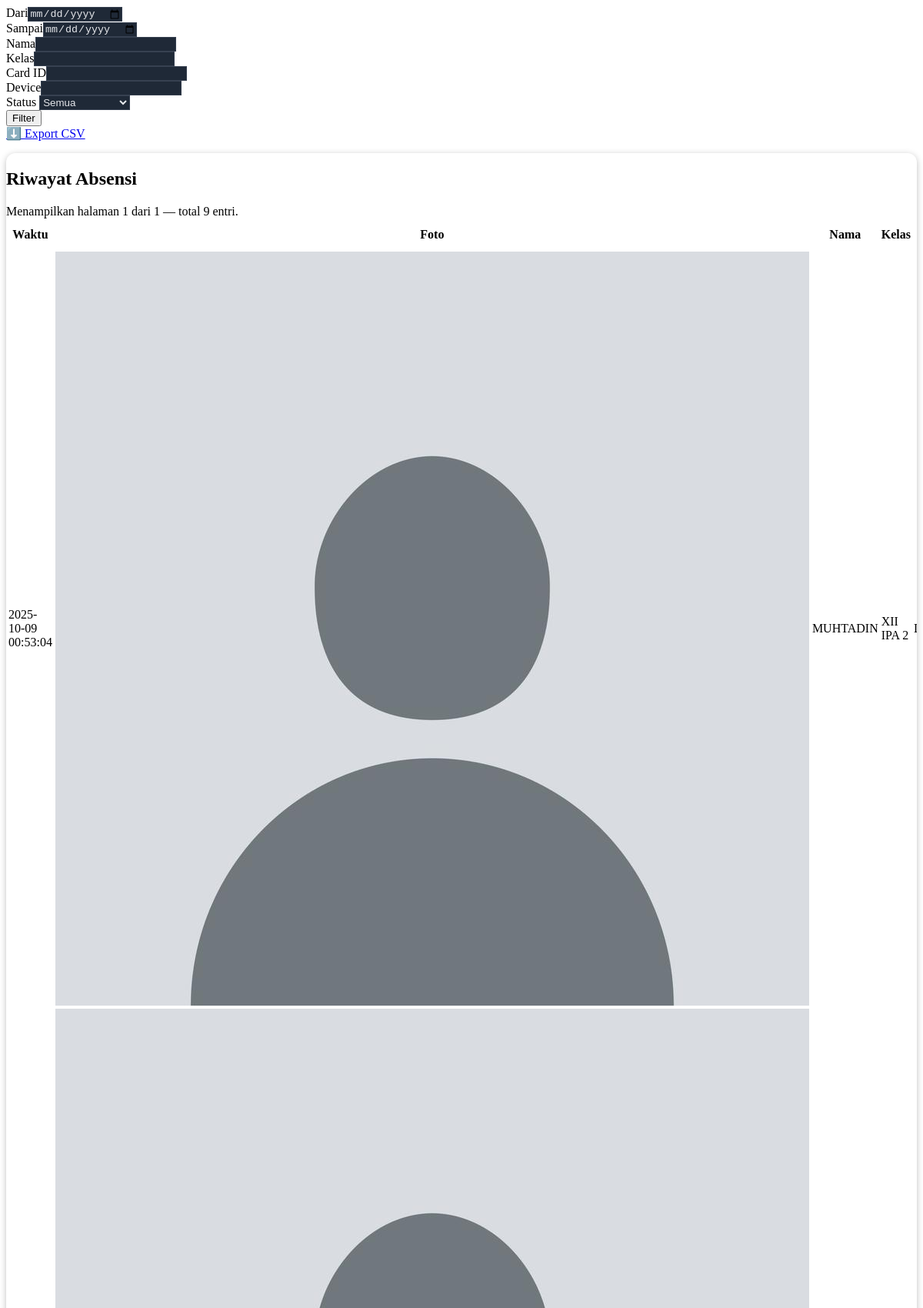
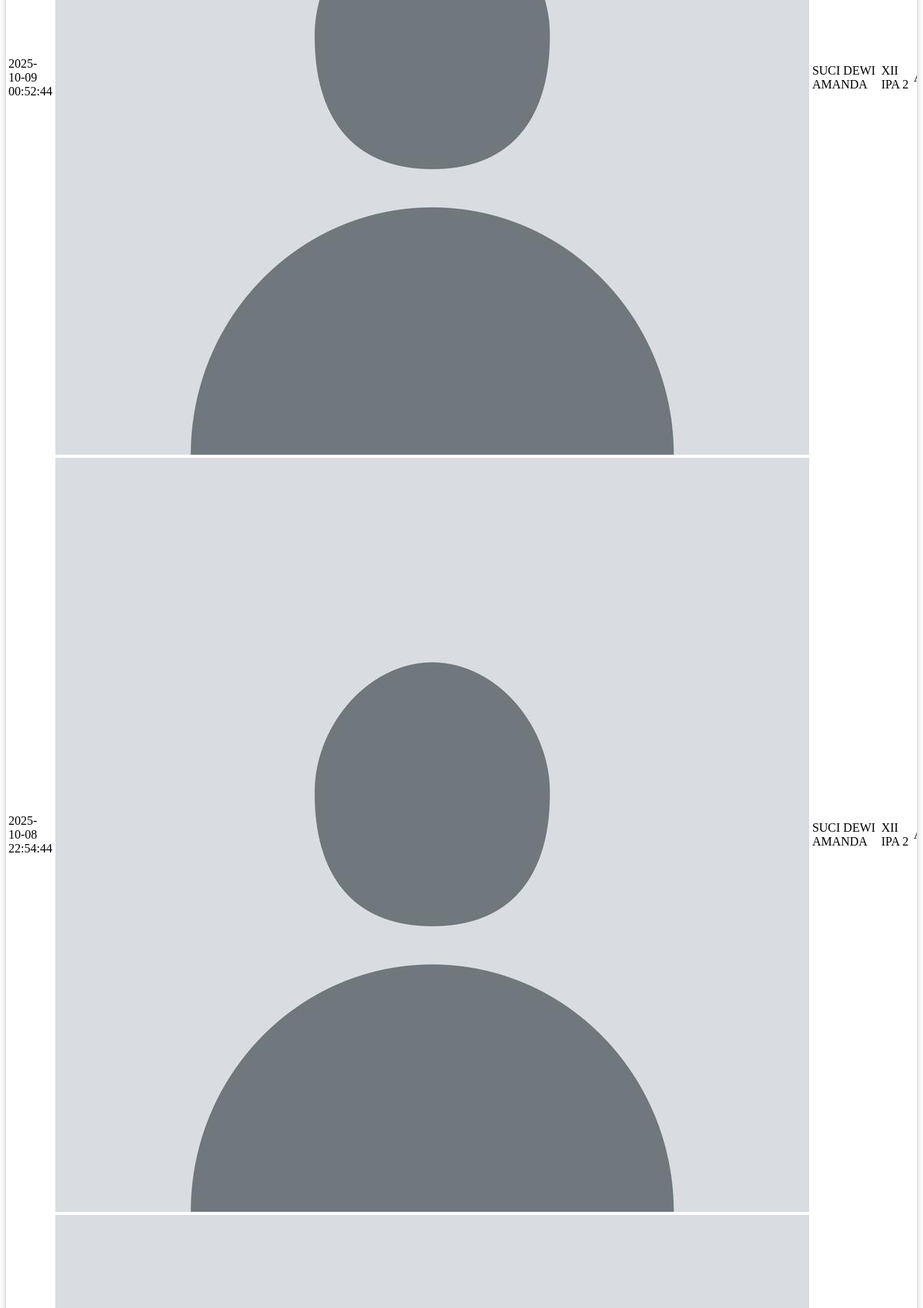
/pages/attendance_log.php (upper part), run on the app's committed database (2 pictures, top to bottom).
### tables this page shows
CREATE TABLE `attendance_log` (
  `id` int(11) NOT NULL,
  `student_id` int(11) DEFAULT NULL,
  `card_id` varchar(50) NOT NULL,
  `device_id` varchar(50) DEFAULT NULL,
  `timestamp` datetime DEFAULT current_timestamp(),
  `status` enum('On Time','Late','Holiday') DEFAULT 'On Time',
  `schedule_status` enum('On Time','Late','Holiday') DEFAULT 'On Time',
  `location` varchar(100) DEFAULT NULL
);

CREATE TABLE `students` (
  `id` int(11) NOT NULL,
  `name` varchar(100) NOT NULL,
  `class` varchar(50) NOT NULL,
  `card_id` varchar(50) NOT NULL,
  `status` enum('active','inactive') DEFAULT 'active',
  `created_at` timestamp NOT NULL DEFAULT current_timestamp(),
  `profile_pic` varchar(255) DEFAULT 'default.png'
);

### pages/attendance_log.php (the view, shortened to what this page needs)
<?php
include __DIR__ . '/../db.php';
$limit  = 10;
$page   = isset($_GET['p']) ? max(1, intval($_GET['p'])) : 1;
$offset = ($page - 1) * $limit;
$from   = trim($_GET['from'] ?? '');
$to     = trim($_GET['to'] ?? '');
$name   = trim($_GET['name'] ?? '');
$class  = trim($_GET['class'] ?? '');
$card   = trim($_GET['card'] ?? '');
$device = trim($_GET['device'] ?? '');
$whereParts = [];
$types = '';
$params = [];
$whereSql = $whereParts ? "WHERE " . implode(" AND ", $whereParts) : "";
function bind_stmt($stmt, $types, &$params) {
  $bind = [$types];
  foreach ($params as &$p) $bind[] = &$p;
  call_user_func_array([$stmt, 'bind_param'], $bind);
}
$countSql = "SELECT COUNT(*) AS c
             FROM attendance_log AS al
             LEFT JOIN students AS s ON s.id = al.student_id
             $whereSql";
$stmt = $conn->prepare($countSql);
$stmt->execute();
$res = $stmt->get_result();
$totalRows = $res ? intval($res->fetch_assoc()['c'] ?? 0) : 0;
$totalPages = max(1, ceil($totalRows / $limit));
$dataSql = "SELECT al.*, s.name, s.class, s.profile_pic
            FROM attendance_log AS al
            LEFT JOIN students AS s ON s.id = al.student_id
            $whereSql
            ORDER BY al.timestamp DESC
            LIMIT ? OFFSET ?";
$stmt = $conn->prepare($dataSql);
$dataParams = $params;
$typesData = $types . 'ii';
$dataParams[] = $limit;
$dataParams[] = $offset;
bind_stmt($stmt, $typesData, $dataParams);
$stmt->execute();
$result = $stmt->get_result();
$rowsHtml = '';
if ($result && $result->num_rows > 0) {
  while ($r = $result->fetch_assoc()) {
    $pic = $r['profile_pic'] ? 'uploads/' . basename($r['profile_pic']) : 'assets/img/default-avatar.png';
    if (!file_exists(__DIR__ . '/../' . $pic)) $pic = 'assets/img/default-avatar.png';
    $statusTxt = htmlspecialchars($r['schedule_status'] ?: 'Tidak Diketahui');
    $statusClass = match ($statusTxt) {
      'On Time' => 'bg-green-100 text-green-700',
      'Toleransi' => 'bg-yellow-100 text-yellow-700',
      'Late' => 'bg-red-100 text-red-700',
      'Libur' => 'bg-blue-100 text-blue-700',
      default => 'bg-gray-200 text-gray-700'
    };
    $rowsHtml .= "
      <tr class='hover:bg-gray-100 dark:hover:bg-gray-700 transition'>
        <td class='p-3 border-b border-gray-700 text-sm'>" . htmlspecialchars($r['timestamp']) . "</td>
        <td class='p-3 border-b border-gray-700'><img src='" . htmlspecialchars($pic) . "' class='w-10 h-10 rounded-full object-cover'></td>
        <td class='p-3 border-b border-gray-700 font-medium text-gray-800 dark:text-gray-200'>" . htmlspecialchars($r['name'] ?? '-') . "</td>
        <td class='p-3 border-b border-gray-700 text-gray-600 dark:text-gray-300'>" . htmlspecialchars($r['class'] ?? '-') . "</td>
        <td class='p-3 border-b border-gray-700 text-gray-600 dark:text-gray-300'>" . htmlspecialchars($r['card_id'] ?? '-') . "</td>
        <td class='p-3 border-b border-gray-700 text-gray-600 dark:text-gray-300'>" . htmlspecialchars($r['device_id'] ?? '-') . "</td>
        <td class='p-3 border-b border-gray-700'>
          <span class='px-2 py-1 rounded-lg text-xs font-semibold $statusClass'>$statusTxt</span>
        </td>
      </tr>
    ";
  }
} else {
  $rowsHtml .= "<tr><td colspan='7' class='text-center p-6 text-gray-500 dark:text-gray-400'>Tidak ada data</td></tr>";
}
$params = http_build_query($_GET);
?>
<div class="space-y-8">
  <form method="GET" action="index.php" class="filter-form bg-gray-800 p-5 rounded-xl grid grid-cols-1 sm:grid-cols-3 md:grid-cols-6 gap-3 shadow-md">
    <div><label>Dari</label><input type="date" name="from" value="<?= htmlspecialchars($from) ?>" class="p-2 rounded w-full"></div>
    <div><label>Sampai</label><input type="date" name="to" value="<?= htmlspecialchars($to) ?>" class="p-2 rounded w-full"></div>
    <div><label>Nama</label><input type="text" name="name" value="<?= htmlspecialchars($name) ?>" class="p-2 rounded w-full"></div>
    <div><label>Kelas</label><input type="text" name="class" value="<?= htmlspecialchars($class) ?>" class="p-2 rounded w-full"></div>
    <div><label>Card ID</label><input type="text" name="card" value="<?= htmlspecialchars($card) ?>" class="p-2 rounded w-full"></div>
    <div><label>Device</label><input type="text" name="device" value="<?= htmlspecialchars($device) ?>" class="p-2 rounded w-full"></div>
    <div><label>Status</label>
      <select name="status" class="p-2 rounded w-full">
        <option value="">Semua</option>
      </select>
    </div>
    <div class="flex items-end">
      <button type="submit" class="bg-green-600 hover:bg-green-700 text-white px-4 py-2 rounded">Filter</button>
    </div>
    <div class="flex items-end">
      <a href="export_attendance_csv.php?<?= $params ?>" class="bg-blue-600 hover:bg-blue-700 text-white px-4 py-2 rounded">⬇️ Export CSV</a>
    </div>
  </form>
  <div class="table-wrapper bg-gray-800 p-6 rounded-xl">
    <h2 class="text-xl font-semibold mb-3 text-gray-200">Riwayat Absensi</h2>
    <div class="mb-3 text-sm text-gray-400">
      Menampilkan halaman <?= $page ?> dari <?= $totalPages ?> — total <?= $totalRows ?> entri.
    </div>
    <div class="overflow-x-auto">
      <table class="w-full text-sm border-collapse">
        <thead>
          <tr class="bg-gray-700 text-gray-200">
            <th class="p-3 text-left">Waktu</th>
            <th class="p-3 text-left">Foto</th>
            <th class="p-3 text-left">Nama</th>
            <th class="p-3 text-left">Kelas</th>
            <th class="p-3 text-left">Card ID</th>
          </tr>
        </thead>
        <tbody id="attendance-table">
          <?= $rowsHtml ?>
        </tbody>
      </table>
    </div>
  </div>
</div>

### pages/attendance_log.php (style rules this page uses)
.filter-form input, .filter-form select { background-color: #1f2937; color: #e5e7eb; border: 1px solid #374151; transition: all .2s; }
.table-wrapper { border-radius: 12px; overflow: hidden; box-shadow: 0 2px 8px rgba(0,0,0,0.25); }

### data on the page
attendance_log: timestamp "2025-10-09 00:53:04", student.name "MUHTADIN", student.class "XII IPA 2"
attendance_log: timestamp "2025-10-09 00:52:44", student.name "SUCI DEWI AMANDA", student.class "XII IPA 2"
attendance_log: timestamp "2025-10-08 22:54:44", student.name "SUCI DEWI AMANDA", student.class "XII IPA 2"

### other printed values
$page "1"
$totalPages "1"
$totalRows "9"
